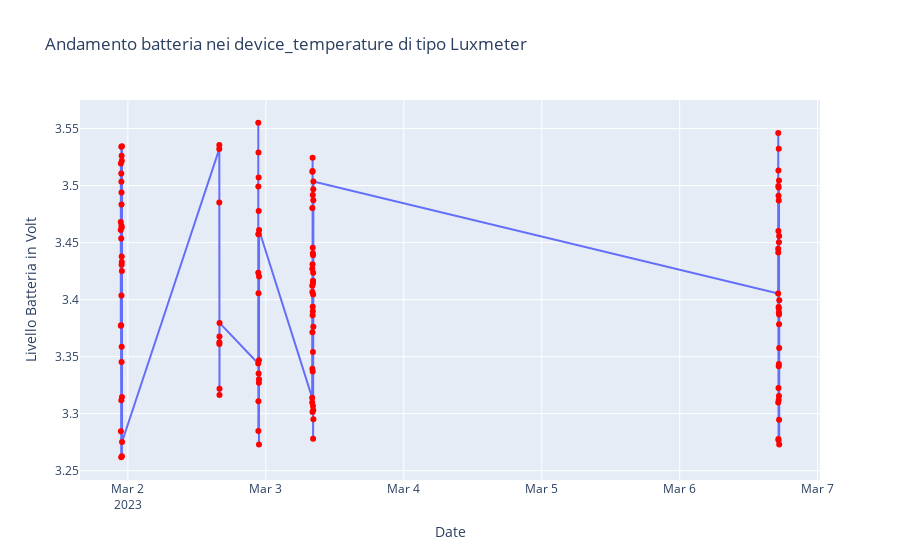

Notebook code cell kept with this figure:
### Markdown cell above
# Grafico Livello Batteria registrato nel Tempo nei dispositivi di tipo Luxmeter

### Code cell
df1=df.loc[df['type']=='luxmeter']
df1=df1.loc[df1['k']=='battery_level']
df1['tz'] = pd.to_datetime(df1['tz'])
fig = px.line(df1, x="tz", y="v")
fig2 = px.scatter(df1, x="tz", y="v", color_discrete_sequence=['red'])
fig3 = go.Figure(data=fig.data + fig2.data)
fig3.update_layout(xaxis_title="Date", 
                   yaxis_title="Livello Batteria in Volt",
                   title='Andamento batteria nei device_temperature di tipo Luxmeter'
                  )
fig3.show()
